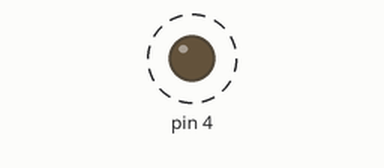
Simulated run of this sketch. Board: Arduino Uno, built with avr-gcc and run on an emulated ATmega328P. On the bench: output pins drawn as LEDs (lit = HIGH). Dashed ring = blinking.

Above: at 0.5 s.
Timing chart, 0 to 4.6 s (numbered marks = the images above):
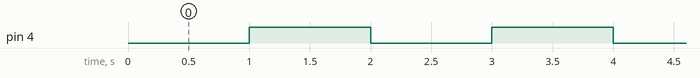

The sketch:

main.ino
```cpp
#include "main.h"

#define LED_PORT 4

LedController* led;

void setup() { led = new LedController(LED_PORT); }

void loop() {
  led->toggle_state();
  delay(1000);
}
```

led.cpp
```cpp
#include "led.h"
#include "Arduino.h"

LedController::LedController(int port) {
  ledPort = port;
  ledOn = false;
  pinMode(ledPort, OUTPUT);
}

bool LedController::toggle_state() {
  set_state(!ledOn);
  return ledOn;
}

void LedController::set_state(bool on) {
  ledOn = on;
  if (ledOn) {
    digitalWrite(ledPort, LOW);
  } else {
    digitalWrite(ledPort, HIGH);
  }
}
```

led.h
```cpp
class LedController {
 private:
  int ledPort;
  bool ledOn;

 public:
  // Constructor
  LedController(int port);

  // Sets the LET state on or off
  void set_state(bool on);

  // Toggle LED state
  bool toggle_state();
};
```

main.h
```cpp
#include "Arduino.h"

#include "led.h"
```

Measured:
- by itself, pin 4: alternates HIGH for 1.0 s and LOW for 1.0 s
